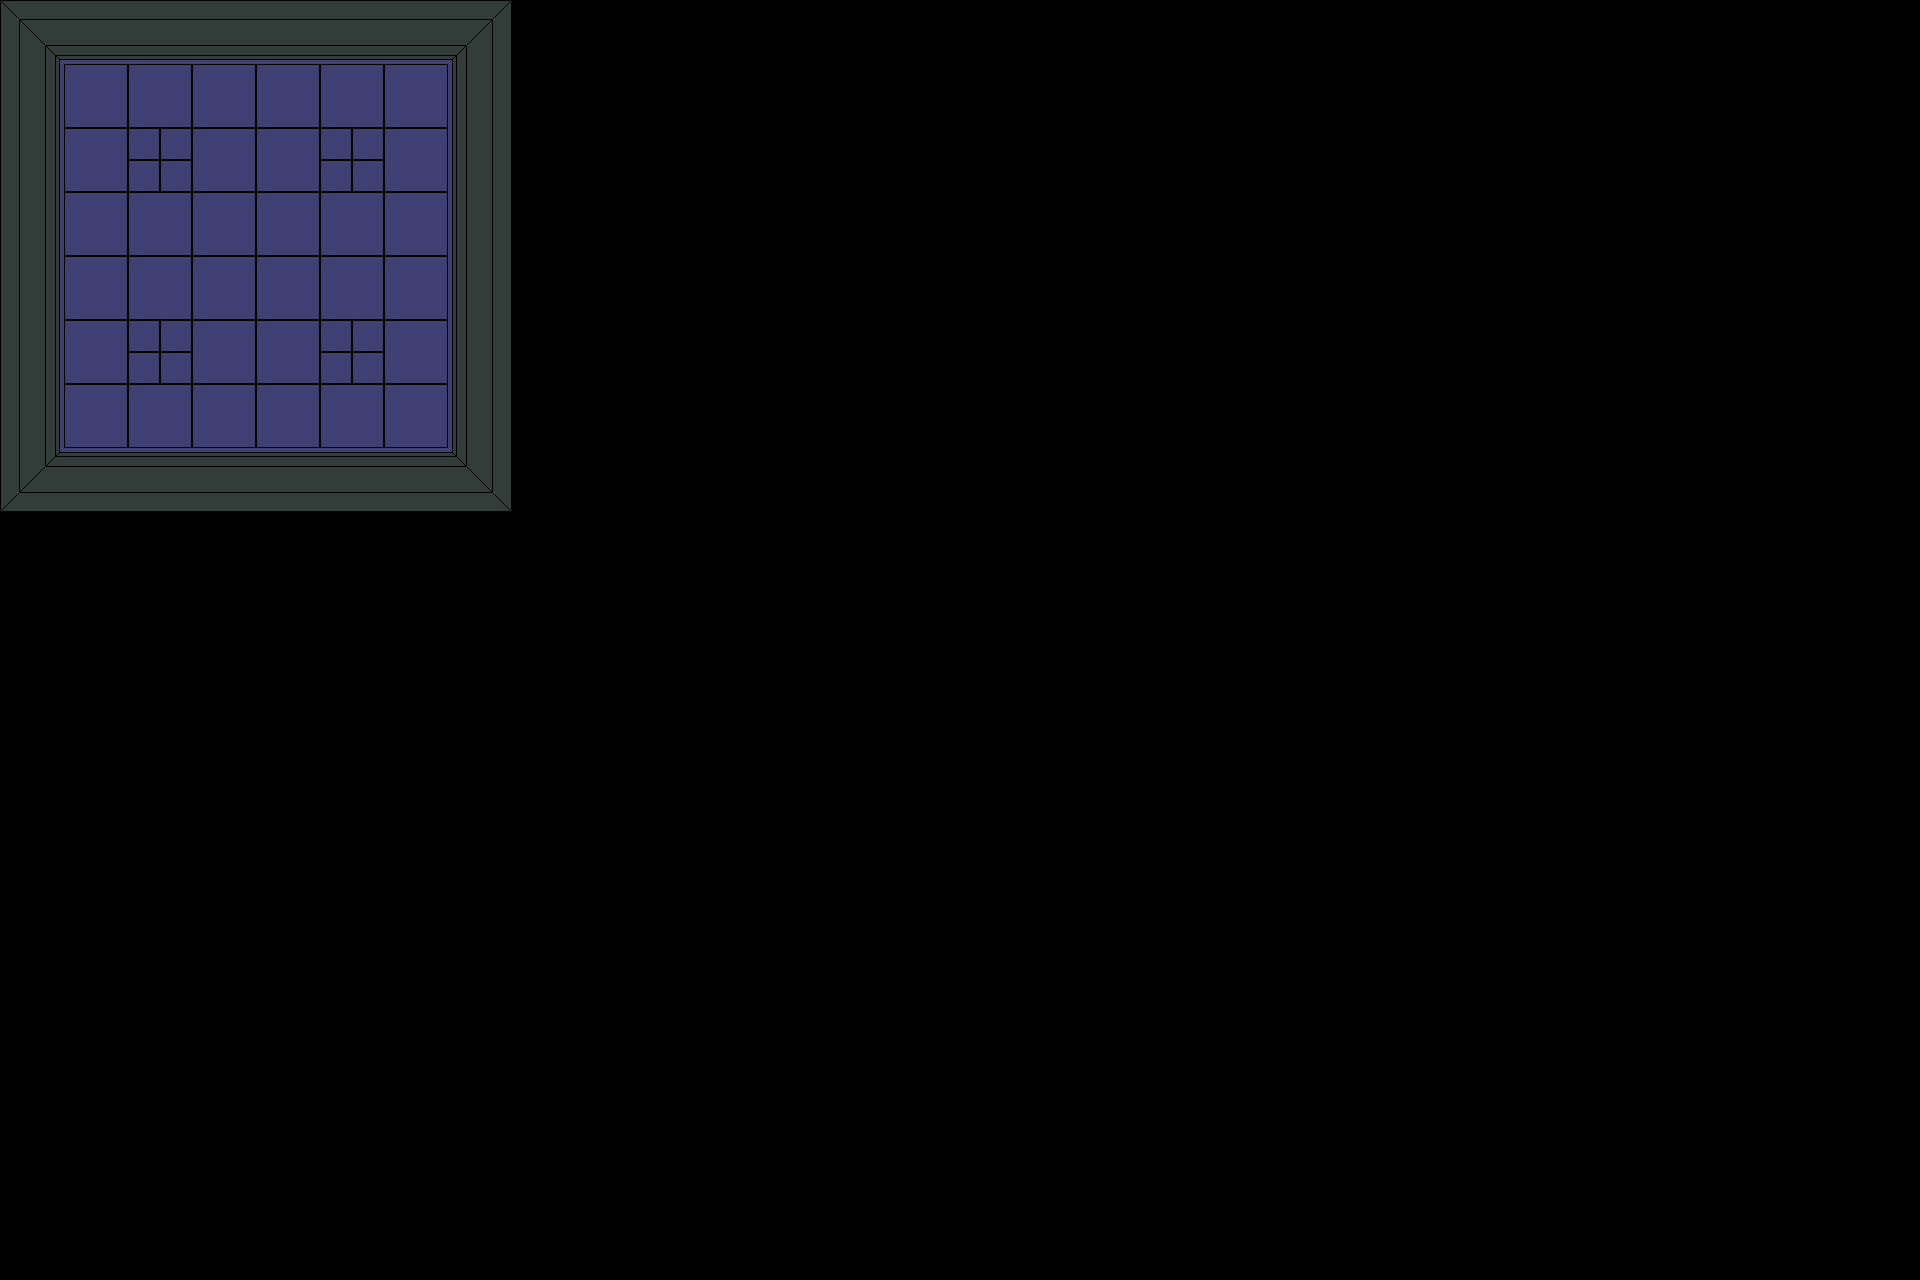

The image is a tile-based game level rendered from a .tmx file. Its description and complete source (layers, tilesets, objects, tile grids) follow:
An orthogonal 30x20 tile map with 64x64 px tiles, 1 tile layer (tiles) and 6 objects (player_start, monster).

<map version="1.9" tiledversion="1.9.0" orientation="orthogonal" renderorder="right-down" width="30" height="20" tilewidth="64" tileheight="64" infinite="0" nextlayerid="4" nextobjectid="22">
 <editorsettings>
  <export target="test_map.tmj" format="json" />
 </editorsettings>
 <tileset firstgid="1" source="lab.tsx" />
 <layer id="1" name="tiles" width="30" height="20">
  <data encoding="csv">
3,4,4,4,4,4,4,2684354563,0,0,0,0,0,0,0,0,0,0,0,0,0,0,0,0,0,0,0,0,0,0,
1610612740,2,2,2,2,2,2,2684354564,0,0,0,0,0,0,0,0,0,0,0,0,0,0,0,0,0,0,0,0,0,0,
1610612740,2,1,2,2,1,2,2684354564,0,0,0,0,0,0,0,0,0,0,0,0,0,0,0,0,0,0,0,0,0,0,
1610612740,2,2,2,2,2,2,2684354564,0,0,0,0,0,0,0,0,0,0,0,0,0,0,0,0,0,0,0,0,0,0,
1610612740,2,2,2,2,2,2,2684354564,0,0,0,0,0,0,0,0,0,0,0,0,0,0,0,0,0,0,0,0,0,0,
1610612740,2,1,2,2,1,2,2684354564,0,0,0,0,0,0,0,0,0,0,0,0,0,0,0,0,0,0,0,0,0,0,
1610612740,2,2,2,2,2,2,2684354564,0,0,0,0,0,0,0,0,0,0,0,0,0,0,0,0,0,0,0,0,0,0,
1610612739,3221225476,3221225476,3221225476,3221225476,3221225476,3221225476,3221225475,0,0,0,0,0,0,0,0,0,0,0,0,0,0,0,0,0,0,0,0,0,0,
0,0,0,0,0,0,0,0,0,0,0,0,0,0,0,0,0,0,0,0,0,0,0,0,0,0,0,0,0,0,
0,0,0,0,0,0,0,0,0,0,0,0,0,0,0,0,0,0,0,0,0,0,0,0,0,0,0,0,0,0,
0,0,0,0,0,0,0,0,0,0,0,0,0,0,0,0,0,0,0,0,0,0,0,0,0,0,0,0,0,0,
0,0,0,0,0,0,0,0,0,0,0,0,0,0,0,0,0,0,0,0,0,0,0,0,0,0,0,0,0,0,
0,0,0,0,0,0,0,0,0,0,0,0,0,0,0,0,0,0,0,0,0,0,0,0,0,0,0,0,0,0,
0,0,0,0,0,0,0,0,0,0,0,0,0,0,0,0,0,0,0,0,0,0,0,0,0,0,0,0,0,0,
0,0,0,0,0,0,0,0,0,0,0,0,0,0,0,0,0,0,0,0,0,0,0,0,0,0,0,0,0,0,
0,0,0,0,0,0,0,0,0,0,0,0,0,0,0,0,0,0,0,0,0,0,0,0,0,0,0,0,0,0,
0,0,0,0,0,0,0,0,0,0,0,0,0,0,0,0,0,0,0,0,0,0,0,0,0,0,0,0,0,0,
0,0,0,0,0,0,0,0,0,0,0,0,0,0,0,0,0,0,0,0,0,0,0,0,0,0,0,0,0,0,
0,0,0,0,0,0,0,0,0,0,0,0,0,0,0,0,0,0,0,0,0,0,0,0,0,0,0,0,0,0,
0,0,0,0,0,0,0,0,0,0,0,0,0,0,0,0,0,0,0,0,0,0,0,0,0,0,0,0,0,0
</data>
 </layer>
 <objectgroup color="#00000000" id="3" name="actors">
  <object id="18" template="player_start.tx" class="player_start" x="192" y="128" visible="1" />
  <object id="19" template="monster.tx" class="monster" x="192" y="256" />
 </objectgroup>
 <objectgroup color="#00ff00" id="2" name="collision" tintcolor="#000000">
  <object id="6" x="0" y="0" width="512" height="64" />
  <object id="7" x="0" y="448" width="512" height="64" />
  <object id="8" x="448" y="64" width="64" height="384" />
  <object id="9" x="0" y="64" width="64" height="384" />
 </objectgroup>
</map>
